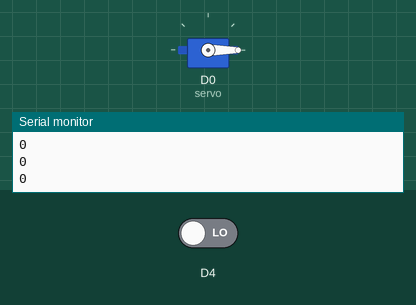
This sketch was run on a simulated ESP8266 (NodeMCU). Shown: servo, the last lines printed to the serial monitor. The inputs (shaded band) are chosen by the test bench; at power-on: D4 LOW.

Above: at 1.2 s.
1.3 s: D4 driven HIGH
At 1.55 s:
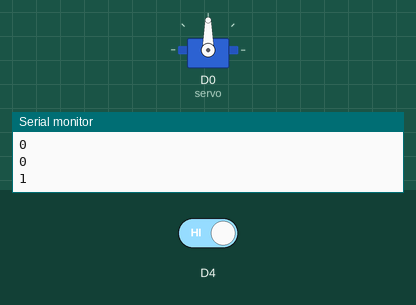
Timing chart, 0 to 10.3 s (numbered marks = the images above; inputs shaded):
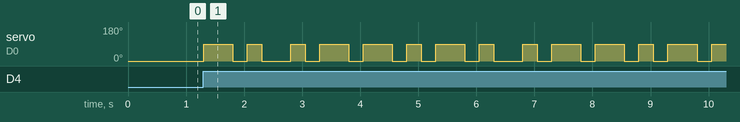

Measured:
- after the input at 1.3 s, servo on D0 (servo): 0° → 90° at once, then repeats every 4.0 s: 0° 0.25 s, 90° 0.25 s, 0° 0.50 s, 90° 0.25 s, 2 × (0° 0.25 s, 90° 0.50 s), 0° 0.25 s, 90° 0.25 s, 0° 0.25 s, 90° 0.50 s

The sketch:

motor.ino
```cpp
#include <Servo.h>

Servo servo;

void setup() {
  servo.attach(16);
  servo.write(0);
  pinMode(D4, INPUT);
  Serial.begin(115200);
}

int i=0;
void loop() {
 int ctsValue = digitalRead(D4);
 Serial.println(ctsValue);
 if(ctsValue == HIGH){
   i++;
   if (i<2){
    servo.write(90);
    delay(500);
    servo.write(0);
    delay(250);
    servo.write(90);
    delay(250);
    servo.write(0);
    delay(500);
    servo.write(90);
    delay(250);
    servo.write(0);
    delay(250);
    servo.write(90);
    delay(500);
    servo.write(0);
    delay(250);
    servo.write(90);
    delay(500);
  }
  if(i<100){
    servo.write(0);
    delay(250);
    servo.write(90);
    delay(250);
    servo.write(0);
    delay(250);
    servo.write(90);
    delay(500);
    servo.write(0);
    delay(250);
    servo.write(90);
    delay(250);
    servo.write(0);
    delay(500);
    servo.write(90);
    delay(250);
    servo.write(0);
    delay(250);
    servo.write(90);
    delay(500);
    servo.write(0);
    delay(250);
    servo.write(90);
    delay(500);
  }
   if(i>99){
    servo.write(90);
   }
 }
 if (ctsValue = LOW){
    servo.write(90);
    delay(100);
    servo.write(0);
    delay(100);
  }
}
```
